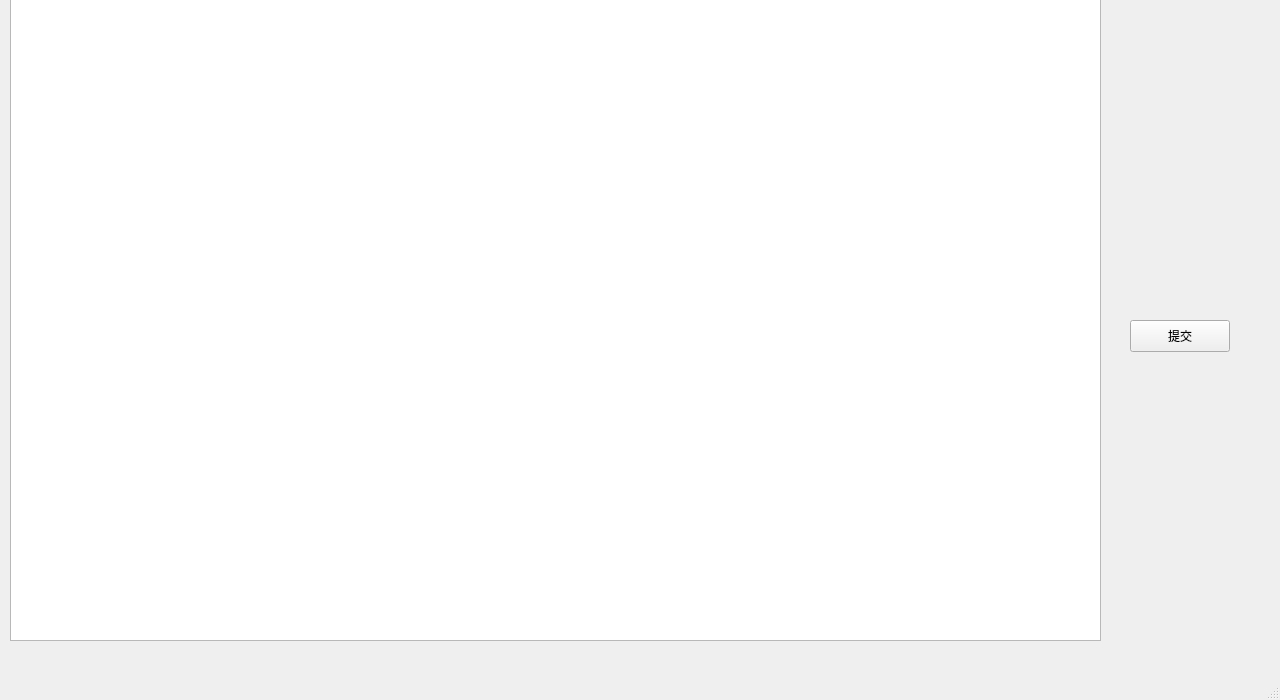
<?xml version="1.0" encoding="UTF-8"?>
<ui version="4.0">
 <class>A_List_template_Window</class>
 <widget class="QMainWindow" name="A_List_template_Window">
  <property name="geometry">
   <rect>
    <x>0</x>
    <y>0</y>
    <width>1280</width>
    <height>700</height>
   </rect>
  </property>
  <property name="windowTitle">
   <string>MainWindow</string>
  </property>
  <widget class="QWidget" name="centralwidget">
   <widget class="QTableView" name="tableView">
    <property name="geometry">
     <rect>
      <x>10</x>
      <y>-10</y>
      <width>1091</width>
      <height>651</height>
     </rect>
    </property>
   </widget>
   <widget class="QPushButton" name="submit_pushButton">
    <property name="geometry">
     <rect>
      <x>1130</x>
      <y>320</y>
      <width>100</width>
      <height>32</height>
     </rect>
    </property>
    <property name="text">
     <string>提交</string>
    </property>
   </widget>
  </widget>
  <widget class="QMenuBar" name="menubar">
   <property name="geometry">
    <rect>
     <x>0</x>
     <y>0</y>
     <width>1280</width>
     <height>24</height>
    </rect>
   </property>
  </widget>
  <widget class="QStatusBar" name="statusbar"/>
 </widget>
 <resources/>
 <connections/>
</ui>
